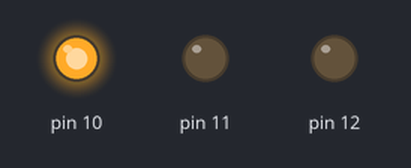
Bench run of a sketch on a simulated Arduino Uno, built with avr-gcc and run on an emulated ATmega328P. On the bench: output pins drawn as LEDs (lit = HIGH).

Above: at 0.05 s.
At 0.65 s:
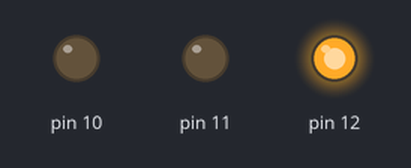
At 1.35 s:
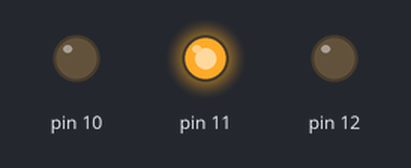
At 2.75 s:
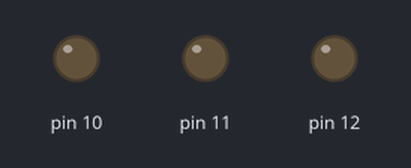
Timing chart, 0 to 3.0 s (numbered marks = the images above):
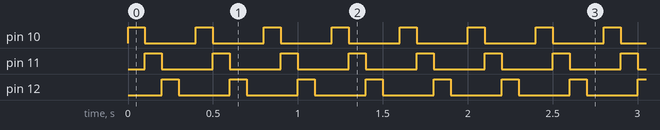

Measured:
- by itself, pin 10–12: alternates HIGH for 0.10 s and LOW for 0.30 s

The sketch:

girlynda.ino
```cpp
void setup() {
pinMode(10,OUTPUT);
pinMode(11,OUTPUT);
pinMode(12,OUTPUT);
}
void loop() {

digitalWrite(10,1);
delay(100);
digitalWrite(10,0);
digitalWrite(11,1);
delay(100);
digitalWrite(11,0);
digitalWrite(12,1);
delay(100);
digitalWrite(12,0);
digitalWrite(13,1);
delay(100);
digitalWrite(13,0);
}
```
